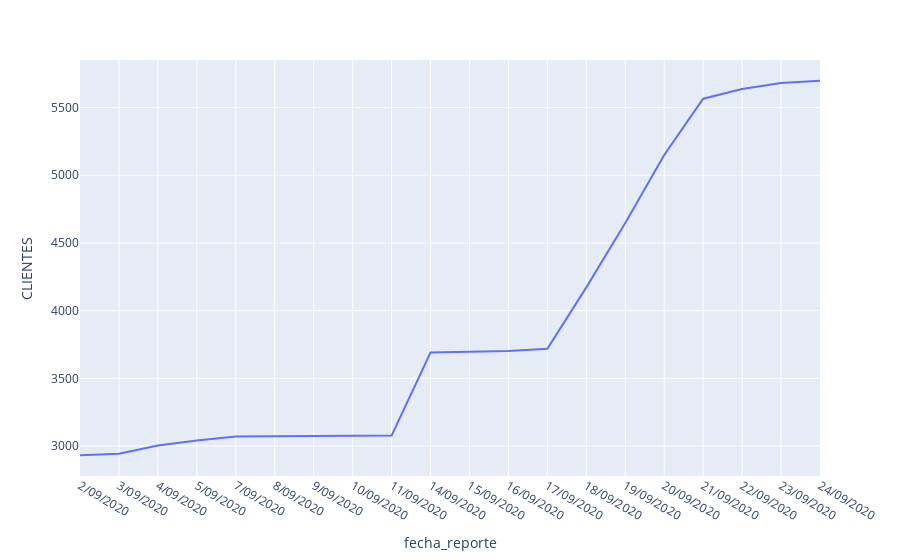

Source (notebook cell):
### Code cell
fig = px.line(banco_popular, x='fecha_reporte', y='CLIENTES')
fig.show()

### Figure 1 — Plotly figure (JSON) as saved in the notebook; plotly's stock layout.template omitted (floating-point values rounded to 4 significant figures)
{"data": [{"hovertemplate": "fecha_reporte=%{x}<br>CLIENTES=%{y}<extra></extra>", "legendgroup": "", "line": {"color": "#636efa", "dash": "solid"}, "mode": "lines", "name": "", "orientation": "v", "showlegend": false, "type": "scatter", "x": ["2/09/2020", "3/09/2020", "4/09/2020", "5/09/2020", "7/09/2020", "8/09/2020", "9/09/2020", "10/09/2020", "11/09/2020", "14/09/2020", "15/09/2020", "16/09/2020", "17/09/2020", "18/09/2020", "19/09/2020", "20/09/2020", "21/09/2020", "22/09/2020", "23/09/2020", "24/09/2020"], "xaxis": "x", "y": [2932, 2943, 3003, 3041, 3071, 3073, 3073, 3073, 3077, 3690, 3695, 3701, 3718, 4172, 4648, 5150, 5566, 5637, 5682, 5698], "yaxis": "y"}], "layout": {"legend": {"tracegroupgap": 0}, "margin": {"t": 60}, "xaxis": {"anchor": "y", "domain": [0, 1], "title": {"text": "fecha_reporte"}}, "yaxis": {"anchor": "x", "domain": [0, 1], "title": {"text": "CLIENTES"}}}}
